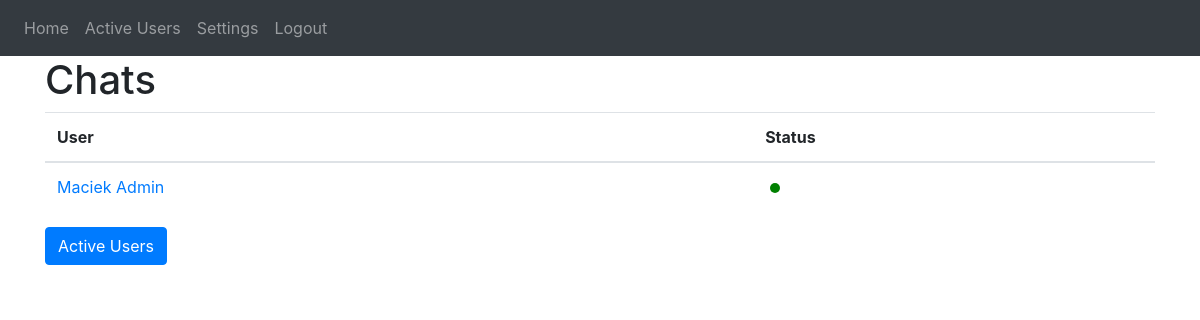
Before: / (signed in) with the older database file.
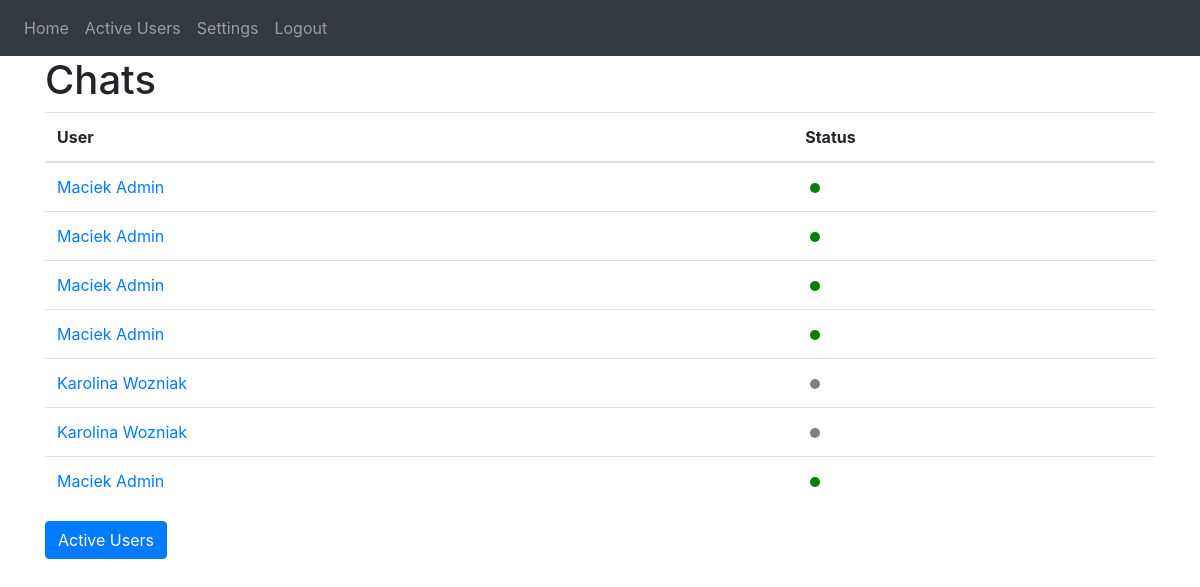
After: the same page with the newer database file.
### website/models.py (models this page shows)
class Chat(db.Model):
    id = db.Column(db.Integer, primary_key=True)
    user1_id = db.Column(db.Integer, db.ForeignKey('user.id'), nullable=False)
    user2_id = db.Column(db.Integer, db.ForeignKey('user.id'), nullable=False)
    messages = db.relationship('Message', backref='chat', lazy=True)
    user1 = db.relationship('User', foreign_keys=[user1_id])
    user2 = db.relationship('User', foreign_keys=[user2_id])

class User(db.Model, UserMixin):
    id = db.Column(db.Integer, primary_key=True)
    first_name = db.Column(db.String(50), nullable=False)
    last_name = db.Column(db.String(50), nullable=False)
    email = db.Column(db.String(100), unique=True, nullable=False)
    password = db.Column(db.String(100), nullable=False)
    is_moderator = db.Column(db.Boolean, default=False)
    is_online = db.Column(db.Boolean, default=True)
    last_seen = db.Column(db.DateTime(timezone=True), default=func.now())

### website/views.py (the view)
@views.route('/', methods=['GET', 'POST'])
@login_required
def home():
    chats = Chat.query.filter((Chat.user1_id == current_user.id) | (
        Chat.user2_id == current_user.id)).all()
    def is_user_online(user):
        return user.is_online
    return render_template('home.html', user=current_user, chats=chats, is_user_online=is_user_online)

### website/__init__.py (called while the page is built)
def create_app():
    app = Flask(__name__)
    app.config['SECRET_KEY'] = 'hjshjhdjah kjshkjdhjs'
    app.config['SQLALCHEMY_DATABASE_URI'] = f'sqlite:///{DB_NAME}'
    db.init_app(app)
    socketio.init_app(app)
    from .views import views
    from .auth import auth
    app.register_blueprint(views, url_prefix='/')
    app.register_blueprint(auth, url_prefix='/')
    from .models import User
    with app.app_context():
        db.create_all()
    login_manager = LoginManager()
    login_manager.login_view = 'auth.login'
    login_manager.init_app(app)
    @login_manager.user_loader
    def load_user(id):
        return User.query.get(int(id))
    return app

### website/views.py (called while the page is built)
@views.before_request
@login_required
def update_last_seen():
    user = User.query.filter_by(id=current_user.id).first()
    if user:
        user.is_online = True
        user.last_seen = datetime.now()
        db.session.commit()

@views.before_request
@login_required
def update_is_user_online():
    users = User.query.all()
    for user in users:
        if user.is_online:
            time_since_activity = (
                datetime.now() - user.last_seen).seconds / 60
            print(
                f"{user.first_name} {user.last_name} last seen: {time_since_activity}")
            if time_since_activity >= 10:
                user.is_online = False
                db.session.commit()

### website/templates/home.html
{% extends "base.html" %} {% block title %}Home{% endblock %} {% block content
%}
<h1>Chats</h1>
<table class="table">
	<thead>
		<tr>
			<th>User</th>
			<th>Status</th>
		</tr>
	</thead>
	<tbody>
		{% for chat in chats %}
		<tr>
			<td>
				<a href="{{ url_for('views.chat', chat_id=chat.id) }}">
					{% if chat.user1_id == current_user.id %}
						{{ chat.user2.first_name }}
						{{ chat.user2.last_name }}
					{% else %}
						{{ chat.user1.first_name }}
						{{ chat.user1.last_name }}
					{%	endif %}
				</a>
			</td>
			<td>
				{% if chat.user1_id == current_user.id %}
					{% if is_user_online(chat.user2) %}
					<span class="dot dot-green"></span>
					{% else %}
					<span class="dot dot-gray"></span>
					{% endif %}
				{% else %}
					{% if is_user_online(chat.user1) %}
					<span class="dot dot-green"></span>
					{% else %}
					<span class="dot dot-gray"></span>
					{% endif %}
				{%	endif %}
			</td>
		</tr>
		{% endfor %}
	</tbody>
</table>
<a href="{{ url_for('views.active') }}" class="btn btn-primary">Active Users</a>
{% endblock %}

### website/templates/base.html (shortened to what this page needs)
<!DOCTYPE html>
<html>
	<head>
		<link
			rel="stylesheet"
			href="https://stackpath.bootstrapcdn.com/bootstrap/4.4.1/css/bootstrap.min.css"
		/>
		<link
			rel="stylesheet"
			href="https://stackpath.bootstrapcdn.com/font-awesome/4.7.0/css/font-awesome.min.css"
		/>
		<link
			rel="stylesheet"
			href="{{url_for('static', filename='css/style.css')}}"
		/>
	</head>
	<body>
		<nav class="navbar navbar-expand-lg navbar-dark bg-dark">
			<div class="collapse navbar-collapse" id="navbar">
				<div class="navbar-nav">
					{% if user.is_authenticated %}
					<a class="nav-item nav-link" id="home" href="/">Home</a>
					<a class="nav-item nav-link" id="chats" href="/active"
						>Active Users</a
					>
					<a class="nav-item nav-link" id="chats" href="/settings"
						>Settings</a
					>
					<a class="nav-item nav-link" id="logout" href="/logout"
						>Logout</a
					>
					{% endif %}
				</div>
			</div>
		</nav>
		<div class="container">{% block content %} {% endblock %}</div>
	</body>
</html>

### website/static/css/style.css (style rules this page uses)
.dot { height: 10px; width: 10px; border-radius: 50%; display: inline-block; margin-left: 5px; }
.dot-green { background-color: green; }
.dot-gray { background-color: gray; }

Changed rows visible on the page:
added Chat: user2.first_name "Maciek", user2.last_name "Admin"
added Chat: user2.first_name "Maciek", user2.last_name "Admin"
added Chat: user2.first_name "Maciek", user2.last_name "Admin"
added Chat: user2.first_name "Karolina", user2.last_name "Wozniak"
added Chat: user2.first_name "Karolina", user2.last_name "Wozniak"
added Chat: user2.first_name "Maciek", user2.last_name "Admin"
